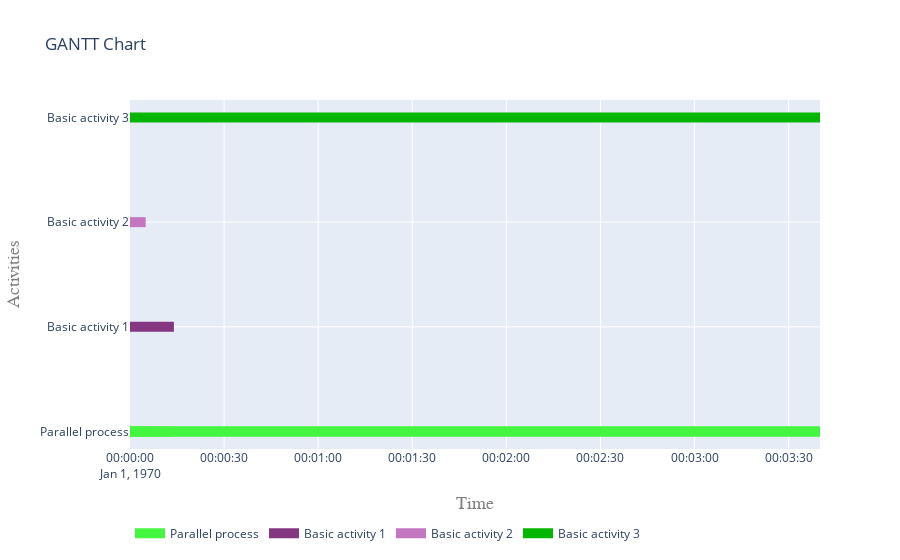

The notebook cell this image was saved under:
### Markdown cell above
##### 5.2 Visualise gantt charts

### Code cell
plot.get_gantt_chart([parallel_activity, *sub_processes])

### Figure 1 — Plotly figure (JSON) as saved in the notebook; plotly's stock layout.template omitted (floating-point values rounded to 4 significant figures)
{"data": [{"connectgaps": false, "hoverinfo": "y+name", "line": {"color": "rgb(68,246,64)", "width": 10}, "mode": "lines", "name": "Parallel process", "type": "scatter", "x": ["1970-01-01T00:00:00", "1970-01-01T00:00:00", "1970-01-01T00:00:05", "1970-01-01T00:00:05", "1970-01-01T00:00:05", "1970-01-01T00:00:00", "1970-01-01T00:00:00", "1970-01-01T00:00:14", "1970-01-01T00:00:14", "1970-01-01T00:00:14", "1970-01-01T00:00:00", "1970-01-01T00:00:00", "1970-01-01T00:03:40", "1970-01-01T00:03:40", "1970-01-01T00:03:40", "1970-01-01T00:00:00", "1970-01-01T00:00:00", "1970-01-01T00:03:40", "1970-01-01T00:03:40", "1970-01-01T00:03:40"], "y": ["Parallel process", "Parallel process", "Parallel process", "Parallel process", null, "Parallel process", "Parallel process", "Parallel process", "Parallel process", null, "Parallel process", "Parallel process", "Parallel process", "Parallel process", null, "Parallel process", "Parallel process", "Parallel process", "Parallel process", null]}, {"connectgaps": false, "hoverinfo": "y+name", "line": {"color": "rgb(132,54,128)", "width": 10}, "mode": "lines", "name": "Basic activity 1", "type": "scatter", "x": ["1970-01-01T00:00:00", "1970-01-01T00:00:00", "1970-01-01T00:00:14", "1970-01-01T00:00:14", "1970-01-01T00:00:14"], "y": ["Basic activity 1", "Basic activity 1", "Basic activity 1", "Basic activity 1", null]}, {"connectgaps": false, "hoverinfo": "y+name", "line": {"color": "rgb(196,118,192)", "width": 10}, "mode": "lines", "name": "Basic activity 2", "type": "scatter", "x": ["1970-01-01T00:00:00", "1970-01-01T00:00:00", "1970-01-01T00:00:05", "1970-01-01T00:00:05", "1970-01-01T00:00:05"], "y": ["Basic activity 2", "Basic activity 2", "Basic activity 2", "Basic activity 2", null]}, {"connectgaps": false, "hoverinfo": "y+name", "line": {"color": "rgb(4,182,0)", "width": 10}, "mode": "lines", "name": "Basic activity 3", "type": "scatter", "x": ["1970-01-01T00:00:00", "1970-01-01T00:00:00", "1970-01-01T00:03:40", "1970-01-01T00:03:40", "1970-01-01T00:03:40"], "y": ["Basic activity 3", "Basic activity 3", "Basic activity 3", "Basic activity 3", null]}], "layout": {"hovermode": "closest", "legend": {"orientation": "h", "x": 0, "y": -0.2}, "title": {"text": "GANTT Chart"}, "xaxis": {"range": ["1970-01-01T00:00:00", "1970-01-01T00:03:40"], "title": {"font": {"color": "#7f7f7f", "family": "Courier New, monospace", "size": 18}, "text": "Time"}}, "yaxis": {"title": {"font": {"color": "#7f7f7f", "family": "Courier New, monospace", "size": 18}, "text": "Activities"}}}}
